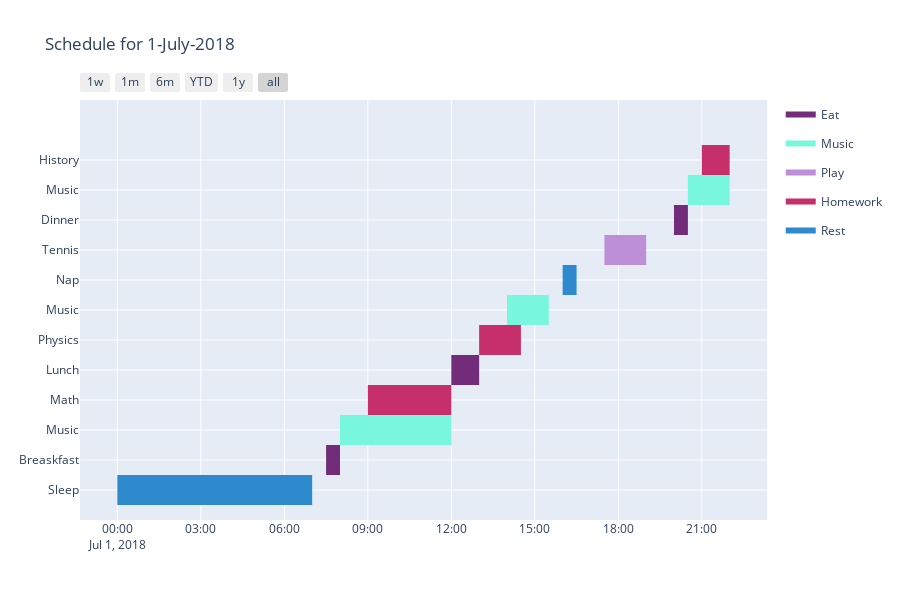

This figure's notebook cell:
### Code cell
fig = ff.create_gantt(
    schedule,
    title = 'Schedule for 1-July-2018',
    colors = color_dict,
    index_col = 'Category',
    show_colorbar = True,
    bar_width = 0.5,
    showgrid_x = True,
    showgrid_y = True
)
offline.iplot(fig)

### Figure 1 — Plotly figure (JSON) as saved in the notebook; plotly's stock layout.template omitted (floating-point values rounded to 4 significant figures)
{"data": [{"fill": "toself", "fillcolor": "rgb(114, 44, 121)", "hoverinfo": "name", "legendgroup": "rgb(114, 44, 121)", "mode": "none", "name": "Eat", "type": "scatter", "x": ["2018-07-01 7:30:00", "2018-07-01 8:00:00", "2018-07-01 8:00:00", "2018-07-01 7:30:00", "2018-07-01 7:30:00", "2018-07-01 12:00:00", "2018-07-01 13:00:00", "2018-07-01 13:00:00", "2018-07-01 12:00:00", "2018-07-01 12:00:00", "2018-07-01 20:00:00", "2018-07-01 20:30:00", "2018-07-01 20:30:00", "2018-07-01 20:00:00"], "y": [0.5, 0.5, 1.5, 1.5, null, 3.5, 3.5, 4.5, 4.5, null, 8.5, 8.5, 9.5, 9.5]}, {"fill": "toself", "fillcolor": "rgb(120, 247, 222)", "hoverinfo": "name", "legendgroup": "rgb(120, 247, 222)", "mode": "none", "name": "Music", "type": "scatter", "x": ["2018-07-01 8:00:00", "2018-07-01 12:00:00", "2018-07-01 12:00:00", "2018-07-01 8:00:00", "2018-07-01 8:00:00", "2018-07-01 14:00:00", "2018-07-01 15:30:00", "2018-07-01 15:30:00", "2018-07-01 14:00:00", "2018-07-01 14:00:00", "2018-07-01 20:30:00", "2018-07-01 22:00:00", "2018-07-01 22:00:00", "2018-07-01 20:30:00"], "y": [1.5, 1.5, 2.5, 2.5, null, 5.5, 5.5, 6.5, 6.5, null, 9.5, 9.5, 10.5, 10.5]}, {"fill": "toself", "fillcolor": "rgb(189, 143, 215)", "hoverinfo": "name", "legendgroup": "rgb(189, 143, 215)", "mode": "none", "name": "Play", "type": "scatter", "x": ["2018-07-01 17:30:00", "2018-07-01 19:00:00", "2018-07-01 19:00:00", "2018-07-01 17:30:00"], "y": [7.5, 7.5, 8.5, 8.5]}, {"fill": "toself", "fillcolor": "rgb(198, 47, 105)", "hoverinfo": "name", "legendgroup": "rgb(198, 47, 105)", "mode": "none", "name": "Homework", "type": "scatter", "x": ["2018-07-01 9:00:00", "2018-07-01 12:00:00", "2018-07-01 12:00:00", "2018-07-01 9:00:00", "2018-07-01 9:00:00", "2018-07-01 13:00:00", "2018-07-01 14:30:00", "2018-07-01 14:30:00", "2018-07-01 13:00:00", "2018-07-01 13:00:00", "2018-07-01 21:00:00", "2018-07-01 22:00:00", "2018-07-01 22:00:00", "2018-07-01 21:00:00"], "y": [2.5, 2.5, 3.5, 3.5, null, 4.5, 4.5, 5.5, 5.5, null, 10.5, 10.5, 11.5, 11.5]}, {"fill": "toself", "fillcolor": "rgb(46, 137, 205)", "hoverinfo": "name", "legendgroup": "rgb(46, 137, 205)", "mode": "none", "name": "Rest", "type": "scatter", "x": ["2018-07-01 0:00:00", "2018-07-01 7:00:00", "2018-07-01 7:00:00", "2018-07-01 0:00:00", "2018-07-01 0:00:00", "2018-07-01 16:00:00", "2018-07-01 16:30:00", "2018-07-01 16:30:00", "2018-07-01 16:00:00"], "y": [-0.5, -0.5, 0.5, 0.5, null, 6.5, 6.5, 7.5, 7.5]}, {"legendgroup": "rgb(114, 44, 121)", "marker": {"color": "rgb(114, 44, 121)", "opacity": 0, "size": 1}, "mode": "markers", "name": "", "showlegend": false, "text": [null, null, null, null, null, null], "type": "scatter", "x": ["2018-07-01 7:30:00", "2018-07-01 8:00:00", "2018-07-01 12:00:00", "2018-07-01 13:00:00", "2018-07-01 20:00:00", "2018-07-01 20:30:00"], "y": [1, 1, 4, 4, 9, 9]}, {"legendgroup": "rgb(120, 247, 222)", "marker": {"color": "rgb(120, 247, 222)", "opacity": 0, "size": 1}, "mode": "markers", "name": "", "showlegend": false, "text": [null, null, null, null, null, null], "type": "scatter", "x": ["2018-07-01 8:00:00", "2018-07-01 12:00:00", "2018-07-01 14:00:00", "2018-07-01 15:30:00", "2018-07-01 20:30:00", "2018-07-01 22:00:00"], "y": [2, 2, 6, 6, 10, 10]}, {"legendgroup": "rgb(189, 143, 215)", "marker": {"color": "rgb(189, 143, 215)", "opacity": 0, "size": 1}, "mode": "markers", "name": "", "showlegend": false, "text": [null, null], "type": "scatter", "x": ["2018-07-01 17:30:00", "2018-07-01 19:00:00"], "y": [8, 8]}, {"legendgroup": "rgb(198, 47, 105)", "marker": {"color": "rgb(198, 47, 105)", "opacity": 0, "size": 1}, "mode": "markers", "name": "", "showlegend": false, "text": [null, null, null, null, null, null], "type": "scatter", "x": ["2018-07-01 9:00:00", "2018-07-01 12:00:00", "2018-07-01 13:00:00", "2018-07-01 14:30:00", "2018-07-01 21:00:00", "2018-07-01 22:00:00"], "y": [3, 3, 5, 5, 11, 11]}, {"legendgroup": "rgb(46, 137, 205)", "marker": {"color": "rgb(46, 137, 205)", "opacity": 0, "size": 1}, "mode": "markers", "name": "", "showlegend": false, "text": [null, null, null, null], "type": "scatter", "x": ["2018-07-01 0:00:00", "2018-07-01 7:00:00", "2018-07-01 16:00:00", "2018-07-01 16:30:00"], "y": [0, 0, 7, 7]}], "layout": {"height": 600, "hovermode": "closest", "showlegend": true, "title": {"text": "Schedule for 1-July-2018"}, "xaxis": {"rangeselector": {"buttons": [{"count": 7, "label": "1w", "step": "day", "stepmode": "backward"}, {"count": 1, "label": "1m", "step": "month", "stepmode": "backward"}, {"count": 6, "label": "6m", "step": "month", "stepmode": "backward"}, {"count": 1, "label": "YTD", "step": "year", "stepmode": "todate"}, {"count": 1, "label": "1y", "step": "year", "stepmode": "backward"}, {"step": "all"}]}, "showgrid": true, "type": "date", "zeroline": false}, "yaxis": {"autorange": false, "range": [-1, 13], "showgrid": true, "ticktext": ["Sleep", "Breaskfast", "Music", "Math", "Lunch", "Physics", "Music", "Nap", "Tennis", "Dinner", "Music", "History"], "tickvals": [0, 1, 2, 3, 4, 5, 6, 7, 8, 9, 10, 11], "zeroline": false}}}
